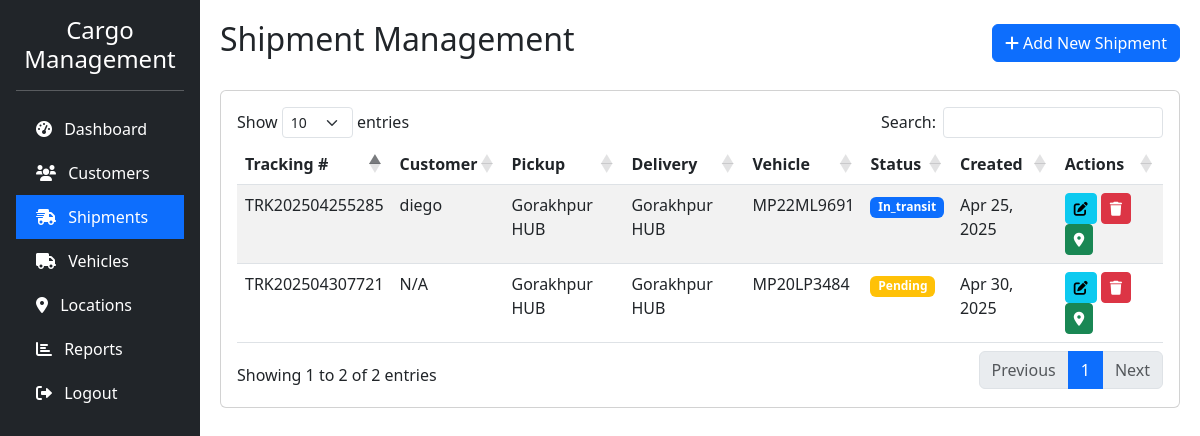
The page /admin/shipments.php (signed in) on the database its author committed.
### tables this page shows
CREATE TABLE IF NOT EXISTS `shipments` (
  `id` int NOT NULL AUTO_INCREMENT,
  `tracking_number` varchar(20) NOT NULL,
  `customer_id` int DEFAULT NULL,
  `pickup_location_id` int DEFAULT NULL,
  `delivery_location_id` int DEFAULT NULL,
  `vehicle_id` int DEFAULT NULL,
  `status` enum('pending','in_transit','delivered','cancelled') DEFAULT 'pending',
  `weight` decimal(10,2) DEFAULT NULL,
  `dimensions` varchar(50) DEFAULT NULL,
  `description` text,
  `created_at` timestamp NULL DEFAULT CURRENT_TIMESTAMP,
  PRIMARY KEY (`id`),
  UNIQUE KEY `tracking_number` (`tracking_number`),
  KEY `customer_id` (`customer_id`),
  KEY `pickup_location_id` (`pickup_location_id`),
  KEY `delivery_location_id` (`delivery_location_id`),
  KEY `vehicle_id` (`vehicle_id`)
);

CREATE TABLE IF NOT EXISTS `locations` (
  `id` int NOT NULL AUTO_INCREMENT,
  `name` varchar(100) NOT NULL,
  `address` text,
  `city` varchar(50) DEFAULT NULL,
  `state` varchar(50) DEFAULT NULL,
  `pincode` varchar(10) DEFAULT NULL,
  `phone` varchar(15) DEFAULT NULL,
  PRIMARY KEY (`id`)
);

CREATE TABLE IF NOT EXISTS `vehicles` (
  `id` int NOT NULL AUTO_INCREMENT,
  `vehicle_number` varchar(20) NOT NULL,
  `vehicle_type` varchar(50) NOT NULL,
  `capacity` decimal(10,2) DEFAULT NULL,
  `status` enum('available','in_use','maintenance') DEFAULT 'available',
  PRIMARY KEY (`id`),
  UNIQUE KEY `vehicle_number` (`vehicle_number`)
);

CREATE TABLE IF NOT EXISTS `customers` (
  `id` int NOT NULL AUTO_INCREMENT,
  `user_id` int DEFAULT NULL,
  `full_name` varchar(100) NOT NULL,
  `phone` varchar(15) DEFAULT NULL,
  `address` text,
  `city` varchar(50) DEFAULT NULL,
  `state` varchar(50) DEFAULT NULL,
  `pincode` varchar(10) DEFAULT NULL,
  PRIMARY KEY (`id`),
  KEY `user_id` (`user_id`)
);

### admin/shipments.php (the view, shortened to what this page needs)
<?php
require_once "../config/database.php";
$shipments = array();
$sql = "SELECT s.*, c.full_name as customer_name, l1.name as pickup_location, l2.name as delivery_location, v.vehicle_number
        FROM shipments s
        LEFT JOIN customers c ON s.customer_id = c.id
        LEFT JOIN locations l1 ON s.pickup_location_id = l1.id
        LEFT JOIN locations l2 ON s.delivery_location_id = l2.id
        LEFT JOIN vehicles v ON s.vehicle_id = v.id
        ORDER BY s.created_at DESC";
$result = mysqli_query($conn, $sql);
while ($row = mysqli_fetch_assoc($result)) {
    $shipments[] = $row;
}
?>
<!DOCTYPE html>
<html lang="en">
<head>
    <link href="https://cdn.jsdelivr.net/npm/bootstrap@5.3.0/dist/css/bootstrap.min.css" rel="stylesheet">
    <link rel="stylesheet" href="https://cdnjs.cloudflare.com/ajax/libs/font-awesome/6.0.0/css/all.min.css">
    <link href="https://cdn.datatables.net/1.11.5/css/dataTables.bootstrap5.min.css" rel="stylesheet">
</head>
<body>
    <div class="container-fluid">
        <div class="row">
            <div class="col-md-3 col-lg-2 px-0 sidebar">
                <div class="p-3">
                    <h4 class="text-center">Cargo Management</h4>
                    <hr>
                    <ul class="nav flex-column">
                        <li class="nav-item">
                            <a class="nav-link" href="dashboard.php">
                                <i class="fas fa-tachometer-alt me-2"></i> Dashboard
                            </a>
                        </li>
                        <li class="nav-item">
                            <a class="nav-link" href="customers.php">
                                <i class="fas fa-users me-2"></i> Customers
                            </a>
                        </li>
                        <li class="nav-item">
                            <a class="nav-link active" href="shipments.php">
                                <i class="fas fa-shipping-fast me-2"></i> Shipments
                            </a>
                        </li>
                        <li class="nav-item">
                            <a class="nav-link" href="vehicles.php">
                                <i class="fas fa-truck me-2"></i> Vehicles
                            </a>
                        </li>
                        <li class="nav-item">
                            <a class="nav-link" href="locations.php">
                                <i class="fas fa-map-marker-alt me-2"></i> Locations
                            </a>
                        </li>
                        <li class="nav-item">
                            <a class="nav-link" href="reports.php">
                                <i class="fas fa-chart-bar me-2"></i> Reports
                            </a>
                        </li>
                        <li class="nav-item">
                            <a class="nav-link" href="../logout.php">
                                <i class="fas fa-sign-out-alt me-2"></i> Logout
                            </a>
                        </li>
                    </ul>
                </div>
            </div>
            <div class="col-md-9 col-lg-10 main-content">
                <div class="d-flex justify-content-between align-items-center mb-4">
                    <h2>Shipment Management</h2>
                    <button type="button" class="btn btn-primary" data-bs-toggle="modal" data-bs-target="#addShipmentModal">
                        <i class="fas fa-plus"></i> Add New Shipment
                    </button>
                </div>
                <div class="card">
                    <div class="card-body">
                        <div class="table-responsive">
                            <table id="shipmentsTable" class="table table-striped">
                                <thead>
                                    <tr>
                                        <th>Tracking #</th>
                                        <th>Customer</th>
                                        <th>Pickup</th>
                                        <th>Delivery</th>
                                        <th>Vehicle</th>
                                        <th>Status</th>
                                        <th>Created</th>
                                        <th>Actions</th>
                                    </tr>
                                </thead>
                                <tbody>
                                    <?php foreach ($shipments as $shipment): ?>
                                        <tr>
                                            <td><?php echo htmlspecialchars($shipment['tracking_number'] ?? 'N/A'); ?></td>
                                            <td><?php echo htmlspecialchars($shipment['customer_name'] ?? 'N/A'); ?></td>
                                            <td><?php echo htmlspecialchars($shipment['pickup_location'] ?? 'N/A'); ?></td>
                                            <td><?php echo htmlspecialchars($shipment['delivery_location'] ?? 'N/A'); ?></td>
                                            <td><?php echo htmlspecialchars($shipment['vehicle_number'] ?? 'N/A'); ?></td>
                                            <td>
                                                <span class="badge bg-<?php
                                                                        echo ($shipment['status'] ?? 'pending') == 'delivered' ? 'success' : (($shipment['status'] ?? 'pending') == 'in_transit' ? 'primary' : (($shipment['status'] ?? 'pending') == 'cancelled' ? 'danger' : 'warning'));
                                                                        ?>">
                                                    <?php echo ucfirst($shipment['status'] ?? 'pending'); ?>
                                                </span>
                                            </td>
                                            <td><?php echo isset($shipment['created_at']) ? date('M d, Y', strtotime($shipment['created_at'])) : 'N/A'; ?></td>
                                            <td>
                                                <button type="button" class="btn btn-sm btn-info" data-bs-toggle="modal" data-bs-target="#editShipmentModal<?php echo $shipment['id']; ?>">
                                                    <i class="fas fa-edit"></i>
                                                </button>
                                                <a href="shipments.php?delete=<?php echo $shipment['id']; ?>" class="btn btn-sm btn-danger" onclick="return confirm('Are you sure you want to delete this shipment?')">
                                                    <i class="fas fa-trash"></i>
                                                </a>
                                                <a href="tracking.php?id=<?php echo $shipment['id']; ?>" class="btn btn-sm btn-success">
                                                    <i class="fas fa-map-marker-alt"></i>
                                                </a>
                                            </td>
                                        </tr>
                                    <?php endforeach; ?>
                                </tbody>
                            </table>
                        </div>
                    </div>
                </div>
            </div>
        </div>
    </div>
</body>
</html>

### admin/shipments.php (style rules this page uses)
.sidebar { min-height: 100vh; background-color: #212529; color: #fff; }
.sidebar .nav-link { color: #fff; padding: 10px 20px; }
.sidebar .nav-link.active { background-color: #0d6efd; }
.main-content { padding: 20px; }

### rows shown on the page
shipments: tracking_number "TRK202504307721", customer_name "N/A", locations.name "Gorakhpur HUB", vehicle.vehicle_number "MP20LP3484", status "Pending", created_at "Apr 30, 2025"
shipments: tracking_number "TRK202504255285", customer.full_name "diego", locations.name "Gorakhpur HUB", vehicle.vehicle_number "MP22ML9691", status "In_transit", created_at "Apr 25, 2025"
